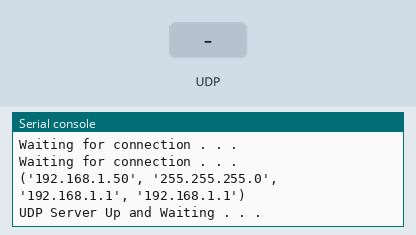
Recording of a program running on a simulated Raspberry Pi Pico running MicroPython. Parts: the last lines printed to the serial console. The test bench sets the inputs (shaded band). WiFi joins after 1.5 s.

Above: at 3.2 s.
3.3 s: UDP packet "1" arrives
At 4.0 s:
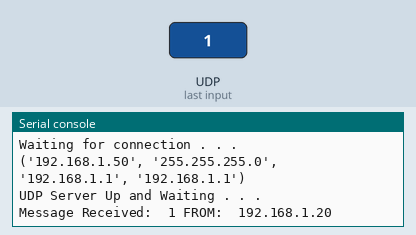
4.8 s: UDP packet "on" arrives
At 5.2 s:
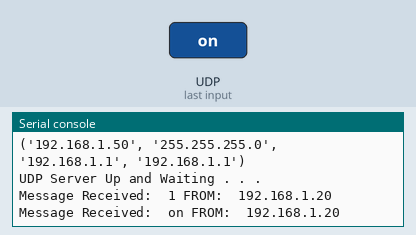
6.3 s: UDP packet "off" arrives
At 7.5 s:
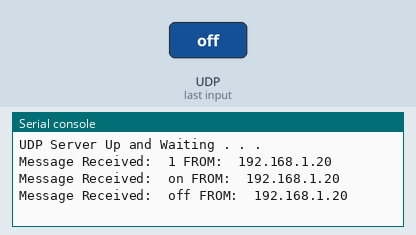

The program:

connecting_the_raspberry_pi_pico_w_to_wifi_project.py
```python
import socket
import time
import network

wifi = network.WLAN(network.STA_IF)
wifi.active(True)
wifi.connect('mosesphone', '22222223')

while wifi.isconnected() == False:
    print('Waiting for connection . . . ')
    time.sleep(1)

wifiInfo = wifi.ifconfig()
print(wifiInfo)

ServerIP = wifiInfo[0]
ServerPort = 2222
bufferSize = 1024
UDPServer = socket.socket(socket.AF_INET, socket.SOCK_DGRAM)
UDPServer.bind((ServerIP, ServerPort))
print('UDP Server Up and Waiting . . .')
while True:
    message,address = UDPServer.recvfrom(bufferSize)
    messageDecoded = message.decode('utf-8')
    print('Message Received: ',messageDecoded, 'FROM: ', address[0])
    dataString = 'Received Your Command: '+messageDecoded
    dataStringEncoded = dataString.encode('utf-8')
    UDPServer.sendto(dataStringEncoded, address)
```

Measured:
- after the input at 3.3 s, the serial console: prints a new line at once (image 1)
- after the input at 4.8 s, the serial console: prints a new line at once (image 2)
- after the input at 6.3 s, the serial console: prints a new line at once (image 3)
